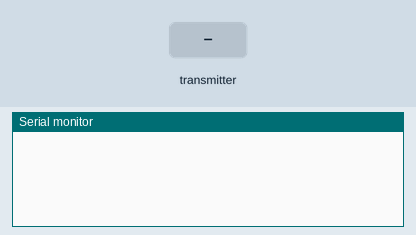
This sketch was run on a simulated Arduino Uno, built with avr-gcc and run on an emulated ATmega328P. On the bench: the last lines printed to the serial monitor. Inputs (shaded band) come from the test bench. No radio packets arrive unless stated.

Above: at 1.2 s.
1.3 s: the transmitter starts sending data.0 = 0
At 1.37 s:
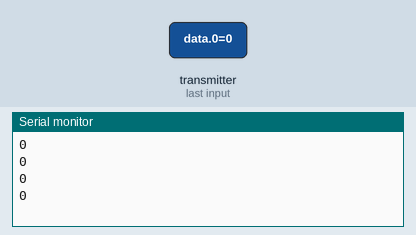
3.2 s: the transmitter starts sending data.1 = 256
At 3.27 s:
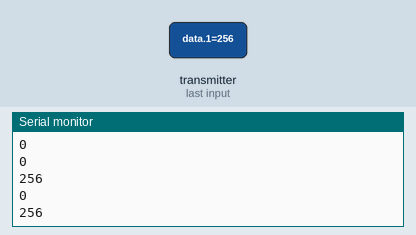
4.7 s: the transmitter starts sending data.0 = 512
6.2 s: the transmitter starts sending data.1 = 1023
At 6.27 s:
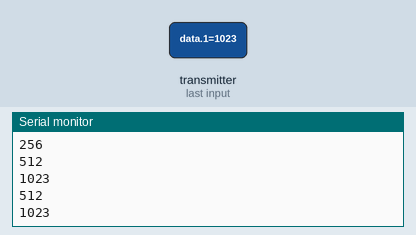
Timing chart, 0 to 8.7 s (numbered marks = the images above; inputs shaded):
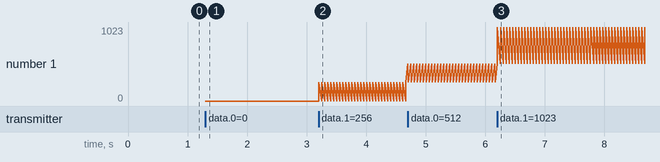

Measured:
- after the input at 1.3 s, the serial monitor: prints a new line at once (image 1)
- after the input at 3.2 s, the serial monitor: prints a new line at once (image 2)
- after the input at 6.2 s, the serial monitor: prints a new line at once (image 3)
- plotted number 1: 0 → 256 after the input at 3.2 s, 256 → 1023 after the input at 6.2 s

The sketch:

nrf24_receiver.ino
```cpp
#include <SPI.h>
#include <nRF24L01.h>
#include <RF24.h>
#include <printf.h>

#define INPUT_PIN A0

RF24 radio(9, 10);
int data[2];

void setup(){
    radio.begin();
    radio.setChannel(0);
    radio.setDataRate     (RF24_1MBPS);
    radio.setPALevel      (RF24_PA_HIGH);
    radio.openReadingPipe (1, 0x7878787878LL);
    radio.setRetries (1000, 2);
    radio.setAutoAck (true);
    radio.setCRCLength (1);

    Serial.begin(9600);
    printf_begin();
    radio.printDetails();

    radio.startListening  ();
    delay(20);
//  radio.stopListening   (); // Выключаем приёмник, если потребуется передать данные
}

void loop(){
    if (radio.available()){ // Если в буфере имеются принятые данные
        radio.read(&data, sizeof(data));
        Serial.println(data[0]);
        Serial.println(data[1]);
    }
}
```
